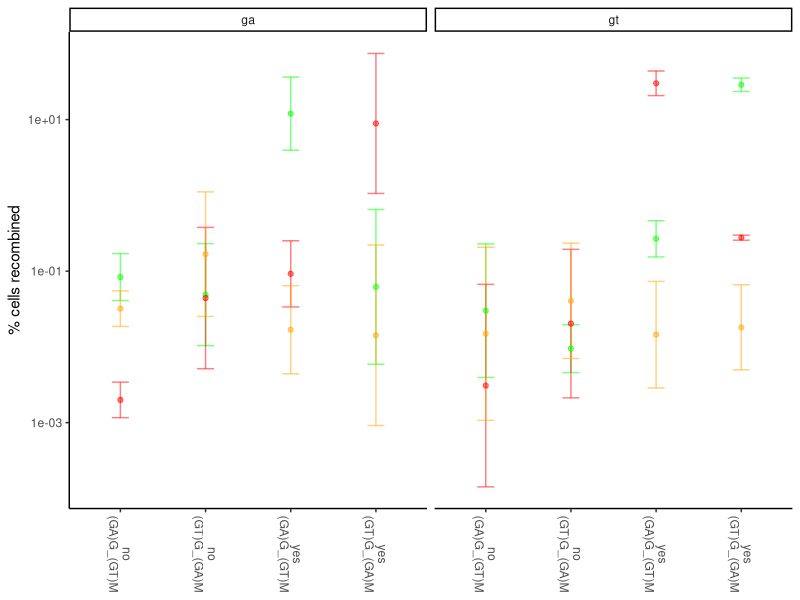

R code for this plot:
## ---- chunk 1
rm(list = ls())
library(tidyverse)
library(abind)
## ---- chunk 2
rep_1_frame <- read.csv(file = "GT_vs_GA_200206.csv", header = T, stringsAsFactors = F) %>% arrange(attp, bxb1, mix) %>% filter(bxb1 != "none")
rep_2_frame <- read.csv(file = "GT_vs_GA_200213.csv", header = T, stringsAsFactors = F) %>% arrange(attp, bxb1, mix) %>% filter(bxb1 != "none")
rep_3_frame <- read.csv(file = "GT_vs_GA_200219.csv", header = T, stringsAsFactors = F) %>% arrange(attp, bxb1, mix) %>% filter(bxb1 != "none")

replicates <- 2
rep_1 <- log10(rep_1_frame[,5:8])
rep_2 <- log10(rep_2_frame[,5:8])
rep_3 <- log10(rep_3_frame[,5:8])
means <- (rep_1 + rep_2 + rep_3)/3

#https://stackoverflow.com/questions/32609926/performing-element-wise-standard-deviation-in-r-with-two-matrices
m <- abind(rep_1, rep_2, rep_3, along=3)
standard_devs <- data.frame(apply(m, 1:2, sd))
standard_errors <-  standard_devs / sqrt(replicates)

upper_conf <- means + standard_errors * 1.96
lower_conf <- means - standard_errors * 1.96

label_frame <- rep_1_frame[,1:4] %>% mutate(comboname = paste(bxb1, mix, sep = "\n"))

means2 <- cbind(label_frame,means)
upper_conf2 <- cbind(label_frame,upper_conf)
lower_conf2 <- cbind(label_frame,lower_conf)
#ga_data_filtered$attp <- factor(ga_data_filtered$attp, levels = c("gt","ga"))

GT_vs_GA_plot <- ggplot() + 
  theme_classic() + theme(axis.text.x = element_text(angle = -90, vjust = 0.5)) +
  ylab("% cells recombined") +
  xlab(NULL) +
  scale_y_log10() +
  geom_errorbar(data = upper_conf2, aes(x = comboname, color = mix, ymin = 10^lower_conf2$gfp, ymax = 10^upper_conf2$gfp), color = "green", alpha = 0.5, width = 0.2) +
  geom_errorbar(data = upper_conf2, aes(x = comboname, color = mix, ymin = 10^lower_conf2$mcherry, ymax = 10^upper_conf2$mcherry), color = "red", alpha = 0.5, width = 0.2) +
  geom_errorbar(data = upper_conf2, aes(x = comboname, color = mix, ymin = 10^lower_conf2$both, ymax = 10^upper_conf2$both), color = "orange", alpha = 0.5, width = 0.2) +
  geom_point(data = means2, aes(x = comboname, color = mix, y = 10^gfp), color = "green", alpha = 0.5) +
  geom_point(data = means2, aes(x = comboname, color = mix, y = 10^mcherry), color = "red", alpha = 0.5) +
  geom_point(data = means2, aes(x = comboname, color = mix, y = 10^both), color = "orange", alpha = 0.5) +
  facet_wrap(~attp)
GT_vs_GA_plot

ggsave(file = "GT_vs_GA_plot.pdf", GT_vs_GA_plot, width = 6*1.5, height = 5*1.5, unit = "cm")
